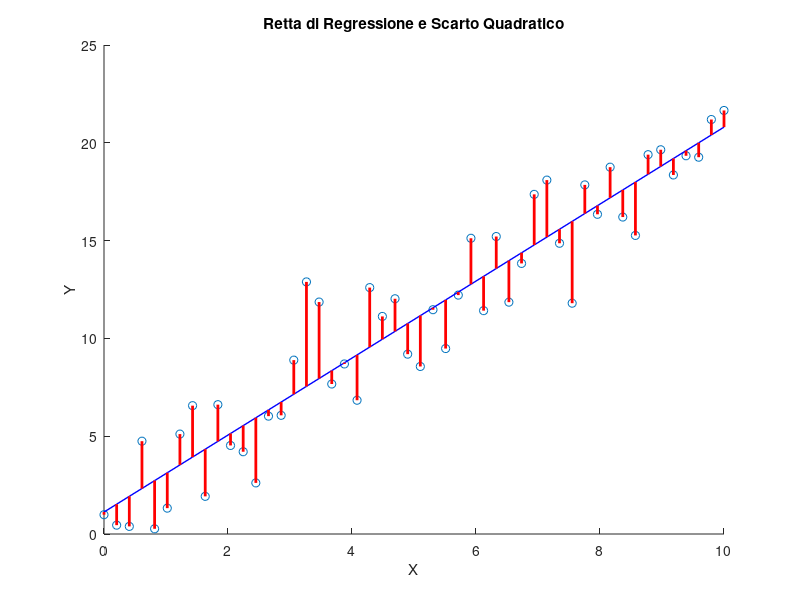

MATLAB code for this plot:

rng(42); % Imposta il seed per la riproducibilità
x = linspace(0, 10, 50)';
y = 2*x + 1 + 2*randn(size(x));

% Calcola la retta di regressione
coefficients = polyfit(x, y, 1);
y_fit = polyval(coefficients, x);

% Calcola lo scarto quadratico
residuals = y - y_fit;
squared_residuals = residuals.^2;
mean_squared_error = mean(squared_residuals);

% Plot dei dati e della retta di regressione
figure;
scatter(x, y, 'o', 'DisplayName', 'Dati');
hold on;
plot(x, y_fit, 'b-', 'LineWidth', 1, 'DisplayName', 'Retta di regressione');
xlabel('X');
ylabel('Y');
title('Retta di Regressione e Scarto Quadratico');

% Evidenzia lo scarto quadratico
for i = 1:length(x)
    line([x(i), x(i)], [y(i), y_fit(i)], 'Color', [1 0 0], 'LineWidth', 2);
end

hold off;

% Mostra lo scarto quadratico medio
disp(['Scarto quadratico medio: ', num2str(mean_squared_error)]);

